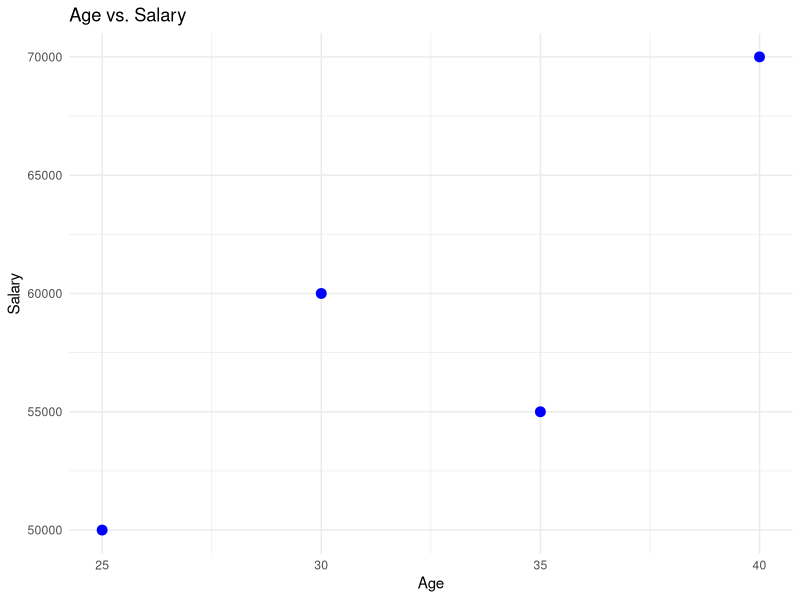

Source code (R):
# ✅ STEP 1: Import Libraries
library(dplyr)
library(ggplot2)

# ✅ STEP 2: Create a Sample Dataset
dataset <- data.frame(
  Name = c("Alice", "Bob", "Charlie", "David", "Eve", "Frank", "Grace", "Alice"),
  Age = c(25, 30, 35, 40, NA, 30, 29, 25),
  Salary = c(50000, 60000, 55000, 70000, 62000, NA, 52000, 50000),
  Department = c("HR", "Finance", "IT", "HR", "Finance", "IT", NA, "HR"),
  stringsAsFactors = FALSE
)

# ✅ STEP 3: Explore Dataset
cat("Original Dataset:\n")
print(dataset)

cat("\nDataset Structure:\n")
str(dataset)

cat("\nSummary Statistics:\n")
summary(dataset)

# ✅ STEP 4: Data Cleaning
# Remove rows with missing values
clean_data <- na.omit(dataset)

# Remove duplicate rows
clean_data <- distinct(clean_data)

cat("\nCleaned Dataset:\n")
print(clean_data)

# ✅ STEP 5: Variable Filtering
filtered_columns <- clean_data %>% select(Name, Age, Salary)
cat("\nFiltered Columns (Name, Age, Salary):\n")
print(filtered_columns)

# ✅ STEP 6: Row Filtering
filtered_rows <- filtered_columns %>% filter(Age > 30)
cat("\nFiltered Rows (Age > 30):\n")
print(filtered_rows)

# ✅ STEP 7: Data Visualization (Age vs Salary)
ggplot(clean_data, aes(x = Age, y = Salary)) +
  geom_point(color = "blue", size = 3) +
  ggtitle("Age vs. Salary") +
  theme_minimal() +
  xlab("Age") +
  ylab("Salary")

